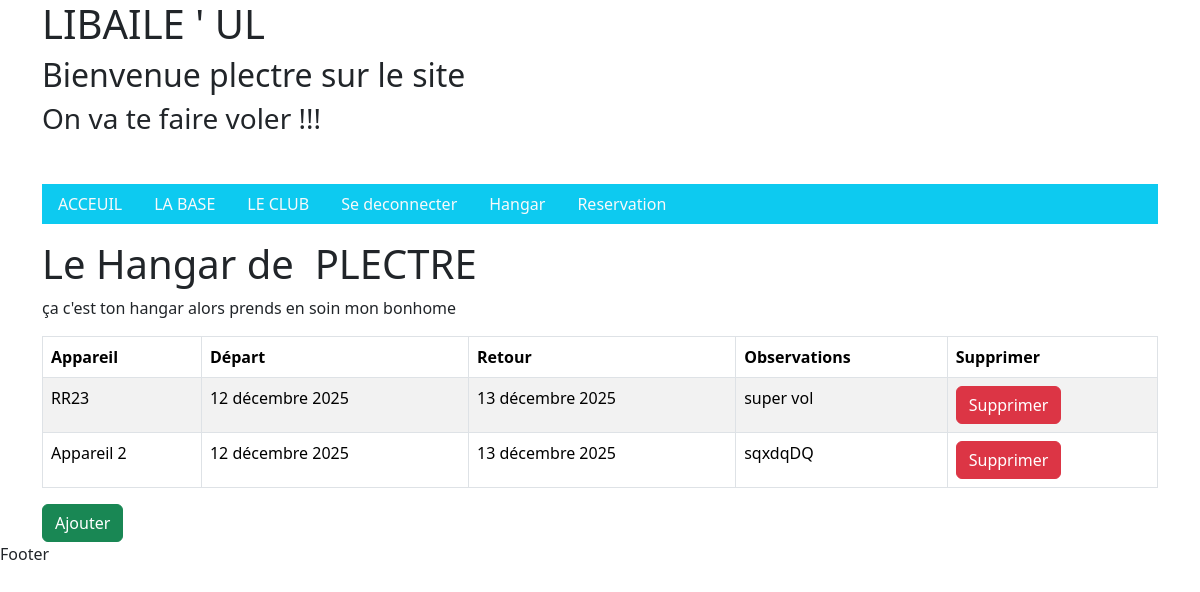
The page /member/hangar/ (signed in) on the database as committed earlier.
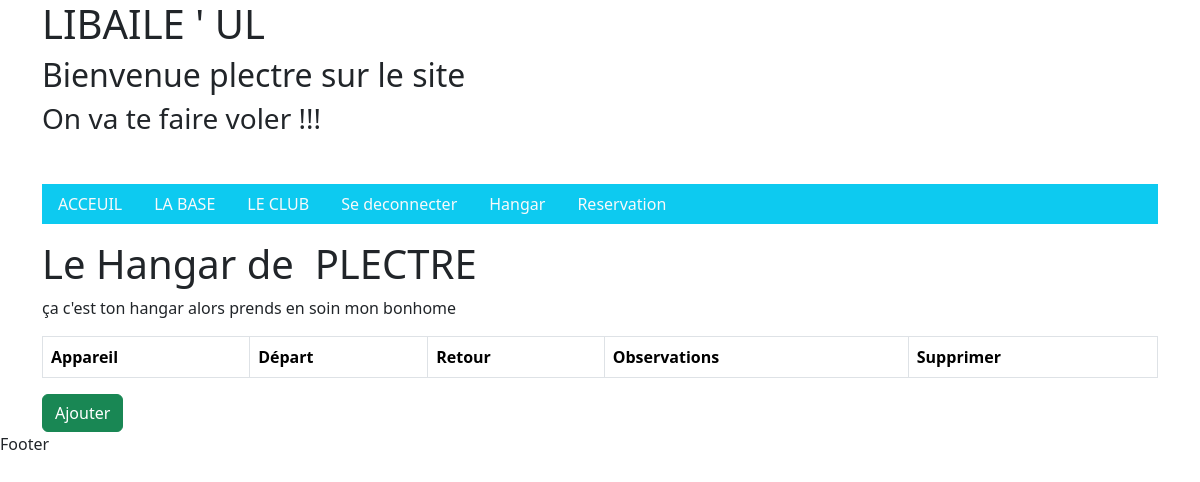
The same page on the database as committed later.
### member_zone/models.py (models this page shows, shortened)
class Logs(models.Model):
    appareil = models.CharField(max_length=128)
    depart = models.DateField()
    retour = models.DateField()
    observations = models.TextField(null=True, blank=True)
    pilot = models.ForeignKey(User, on_delete=models.CASCADE)

### member_zone/views.py (the view)
# urls.py: path('member/hangar/', views.hangar, name="hangar"),
@login_required
def hangar(request):
    if request.user.is_authenticated:
        log = Logs.objects.filter(pilot=request.user)
        return render(request, 'member_zone/hangar.html', {'logs': log})
    else:
        return redirect('index')

### member_zone/templates/member_zone/hangar.html (shortened to what this page needs)
{% extends 'page/base_html.html' %}
{% block content %}
<div class="container">
<p><h1>Le Hangar de &nbsp{{ user.username | upper }}&nbsp</h1>
ça c'est ton hangar alors prends en soin mon bonhome</p>
<table class="table table-striped table-bordered table-responsive">
    <thead>
        <tr>
        <th>Appareil</th>
        <th>Départ</th>
        <th>Retour</th>
        <th>Observations</th>
        <th>Supprimer</th>
        </thead>
        {% for log in logs %}
        <tr>
            <td>{{ log.appareil }}</td>
            <td> {{ log.depart }}</td>
            <td> {{ log.retour }}</td>
            <td> {{ log.observations}}</td>
            <td>
                <form action="{% url 'delete_log' id=log.id %}" method="POST">
                    <button class="btn btn-danger" type="submit">Supprimer</button>
                </form>
            </td>
        </tr>
        {% endfor %}
    </table>
    <a href="{% url 'form_log' %}"/>
    <button class="btn btn-success">Ajouter</button>
</div>
{% endblock %}

Rows that differ between the two databases and show on the page:
removed Logs: appareil "RR23", depart "12 décembre 2025", retour "13 décembre 2025", observations "super vol"
removed Logs: appareil "Appareil 2", depart "12 décembre 2025", retour "13 décembre 2025", observations "sqxdqDQ"
